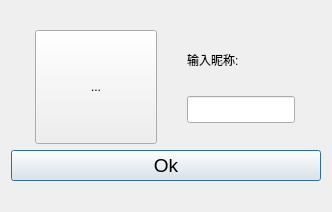
<?xml version="1.0" encoding="UTF-8"?>
<ui version="4.0">
 <class>DialogNickName</class>
 <widget class="QDialog" name="DialogNickName">
  <property name="geometry">
   <rect>
    <x>0</x>
    <y>0</y>
    <width>332</width>
    <height>212</height>
   </rect>
  </property>
  <property name="windowTitle">
   <string>资料卡</string>
  </property>
  <property name="styleSheet">
   <string notr="true">border-color: qradialgradient(spread:pad, cx:0.5, cy:0.5, radius:0.5, fx:0.5, fy:0.5, stop:0 rgba(255, 255, 255, 255), stop:0.1 rgba(255, 255, 255, 255), stop:0.2 rgba(255, 176, 176, 167), stop:0.3 rgba(255, 151, 151, 92), stop:0.4 rgba(255, 125, 125, 51), stop:0.5 rgba(255, 76, 76, 205), stop:0.52 rgba(255, 76, 76, 205), stop:0.6 rgba(255, 180, 180, 84), stop:1 rgba(255, 255, 255, 0));
border-color: rgb(148, 148, 148);</string>
  </property>
  <layout class="QVBoxLayout" name="verticalLayout_3">
   <item>
    <layout class="QVBoxLayout" name="verticalLayout_2">
     <item>
      <layout class="QHBoxLayout" name="horizontalLayout">
       <item>
        <widget class="QToolButton" name="touxiangButton">
         <property name="sizePolicy">
          <sizepolicy hsizetype="Fixed" vsizetype="Fixed">
           <horstretch>66</horstretch>
           <verstretch>44</verstretch>
          </sizepolicy>
         </property>
         <property name="minimumSize">
          <size>
           <width>122</width>
           <height>114</height>
          </size>
         </property>
         <property name="text">
          <string>...</string>
         </property>
        </widget>
       </item>
       <item>
        <layout class="QVBoxLayout" name="verticalLayout">
         <item>
          <widget class="QLabel" name="label">
           <property name="sizePolicy">
            <sizepolicy hsizetype="Fixed" vsizetype="Fixed">
             <horstretch>44</horstretch>
             <verstretch>44</verstretch>
            </sizepolicy>
           </property>
           <property name="text">
            <string>输入昵称:</string>
           </property>
          </widget>
         </item>
         <item>
          <widget class="QLineEdit" name="txtName">
           <property name="sizePolicy">
            <sizepolicy hsizetype="Fixed" vsizetype="Fixed">
             <horstretch>44</horstretch>
             <verstretch>44</verstretch>
            </sizepolicy>
           </property>
           <property name="minimumSize">
            <size>
             <width>20</width>
             <height>27</height>
            </size>
           </property>
          </widget>
         </item>
        </layout>
       </item>
      </layout>
     </item>
     <item>
      <layout class="QHBoxLayout" name="horizontalLayout_2">
       <item>
        <widget class="QPushButton" name="btnOk">
         <property name="font">
          <font>
           <pointsize>14</pointsize>
          </font>
         </property>
         <property name="text">
          <string>Ok</string>
         </property>
         <property name="default">
          <bool>true</bool>
         </property>
        </widget>
       </item>
      </layout>
     </item>
    </layout>
   </item>
  </layout>
 </widget>
 <resources/>
 <connections/>
</ui>
